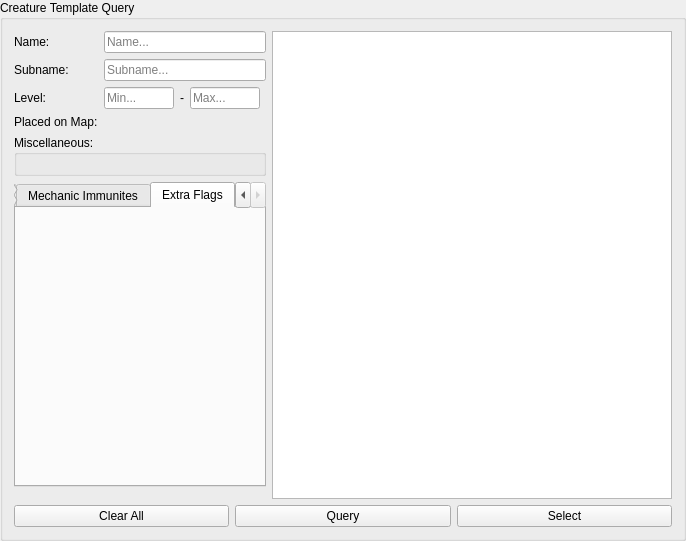
<?xml version="1.0" encoding="UTF-8"?>
<ui version="4.0">
 <class>CreatureTemplateQueryGroupBox</class>
 <widget class="QGroupBox" name="CreatureTemplateQueryGroupBox">
  <property name="geometry">
   <rect>
    <x>0</x>
    <y>0</y>
    <width>644</width>
    <height>541</height>
   </rect>
  </property>
  <property name="maximumSize">
   <size>
    <width>16777215</width>
    <height>16777213</height>
   </size>
  </property>
  <property name="windowTitle">
   <string>Creature Template Query</string>
  </property>
  <property name="title">
   <string>Creature Template Query</string>
  </property>
  <layout class="QGridLayout" name="gridLayout">
   <item row="2" column="4">
    <spacer name="horizontalSpacer">
     <property name="orientation">
      <enum>Qt::Horizontal</enum>
     </property>
     <property name="sizeHint" stdset="0">
      <size>
       <width>40</width>
       <height>20</height>
      </size>
     </property>
    </spacer>
   </item>
   <item row="0" column="5" rowspan="8">
    <widget class="QTableView" name="resultView">
     <property name="minimumSize">
      <size>
       <width>400</width>
       <height>0</height>
      </size>
     </property>
    </widget>
   </item>
   <item row="1" column="1" colspan="4">
    <widget class="QLineEdit" name="subNameEdit">
     <property name="placeholderText">
      <string>Subname...</string>
     </property>
    </widget>
   </item>
   <item row="8" column="0" colspan="6">
    <layout class="QHBoxLayout" name="horizontalLayout_7">
     <item>
      <widget class="QPushButton" name="clearButton">
       <property name="text">
        <string>Clear All</string>
       </property>
      </widget>
     </item>
     <item>
      <layout class="QVBoxLayout" name="cancelButtonLayout"/>
     </item>
     <item>
      <widget class="QPushButton" name="queryButton">
       <property name="text">
        <string>Query</string>
       </property>
      </widget>
     </item>
     <item>
      <widget class="QPushButton" name="selectButton">
       <property name="text">
        <string>Select</string>
       </property>
      </widget>
     </item>
    </layout>
   </item>
   <item row="0" column="0">
    <widget class="QLabel" name="label_2">
     <property name="text">
      <string>Name:</string>
     </property>
    </widget>
   </item>
   <item row="4" column="0" colspan="5">
    <widget class="QGroupBox" name="miscGroupBox">
     <property name="sizePolicy">
      <sizepolicy hsizetype="Minimum" vsizetype="Minimum">
       <horstretch>0</horstretch>
       <verstretch>0</verstretch>
      </sizepolicy>
     </property>
     <property name="maximumSize">
      <size>
       <width>16777215</width>
       <height>16777215</height>
      </size>
     </property>
     <property name="title">
      <string>Miscellaneous:</string>
     </property>
     <layout class="QHBoxLayout" name="horizontalLayout_12"/>
    </widget>
   </item>
   <item row="1" column="0">
    <widget class="QLabel" name="label_3">
     <property name="text">
      <string>Subname:</string>
     </property>
    </widget>
   </item>
   <item row="2" column="0">
    <widget class="QLabel" name="label_4">
     <property name="text">
      <string>Level:</string>
     </property>
    </widget>
   </item>
   <item row="2" column="2">
    <widget class="QLabel" name="label">
     <property name="text">
      <string>-</string>
     </property>
    </widget>
   </item>
   <item row="2" column="3">
    <widget class="QLineEdit" name="maxLevelEdit">
     <property name="minimumSize">
      <size>
       <width>70</width>
       <height>0</height>
      </size>
     </property>
     <property name="maximumSize">
      <size>
       <width>40</width>
       <height>16777215</height>
      </size>
     </property>
     <property name="placeholderText">
      <string>Max...</string>
     </property>
    </widget>
   </item>
   <item row="2" column="1">
    <widget class="QLineEdit" name="minLevelEdit">
     <property name="minimumSize">
      <size>
       <width>70</width>
       <height>0</height>
      </size>
     </property>
     <property name="maximumSize">
      <size>
       <width>40</width>
       <height>16777215</height>
      </size>
     </property>
     <property name="placeholderText">
      <string>Min...</string>
     </property>
    </widget>
   </item>
   <item row="0" column="1" colspan="4">
    <widget class="QLineEdit" name="nameEdit">
     <property name="maximumSize">
      <size>
       <width>16777215</width>
       <height>16777215</height>
      </size>
     </property>
     <property name="placeholderText">
      <string>Name...</string>
     </property>
    </widget>
   </item>
   <item row="5" column="0" colspan="5">
    <layout class="QVBoxLayout" name="verticalLayout_4">
     <item>
      <widget class="QTabWidget" name="tabWidget">
       <property name="currentIndex">
        <number>2</number>
       </property>
       <widget class="QWidget" name="tab">
        <attribute name="title">
         <string>Habitat Flags</string>
        </attribute>
        <layout class="QVBoxLayout" name="verticalLayout">
         <item>
          <layout class="QHBoxLayout" name="InhabitSelectionLayout">
           <item>
            <spacer name="horizontalSpacer_19">
             <property name="orientation">
              <enum>Qt::Horizontal</enum>
             </property>
             <property name="sizeHint" stdset="0">
              <size>
               <width>40</width>
               <height>20</height>
              </size>
             </property>
            </spacer>
           </item>
          </layout>
         </item>
         <item>
          <spacer name="verticalSpacer">
           <property name="orientation">
            <enum>Qt::Vertical</enum>
           </property>
           <property name="sizeHint" stdset="0">
            <size>
             <width>20</width>
             <height>40</height>
            </size>
           </property>
          </spacer>
         </item>
        </layout>
       </widget>
       <widget class="QWidget" name="tab_2">
        <attribute name="title">
         <string>Mechanic Immunites</string>
        </attribute>
        <layout class="QVBoxLayout" name="verticalLayout_2">
         <item>
          <layout class="QVBoxLayout" name="mechanicsImmLayout"/>
         </item>
        </layout>
       </widget>
       <widget class="QWidget" name="tab_3">
        <attribute name="title">
         <string>Extra Flags</string>
        </attribute>
        <layout class="QVBoxLayout" name="verticalLayout_3">
         <item>
          <layout class="QVBoxLayout" name="FlagsExtraLayout"/>
         </item>
         <item>
          <spacer name="verticalSpacer_2">
           <property name="orientation">
            <enum>Qt::Vertical</enum>
           </property>
           <property name="sizeHint" stdset="0">
            <size>
             <width>20</width>
             <height>40</height>
            </size>
           </property>
          </spacer>
         </item>
        </layout>
       </widget>
      </widget>
     </item>
    </layout>
   </item>
   <item row="3" column="0">
    <widget class="QLabel" name="label_5">
     <property name="text">
      <string>Placed on Map:</string>
     </property>
    </widget>
   </item>
   <item row="3" column="1" colspan="4">
    <layout class="QHBoxLayout" name="mapLayout"/>
   </item>
  </layout>
 </widget>
 <resources/>
 <connections/>
</ui>
